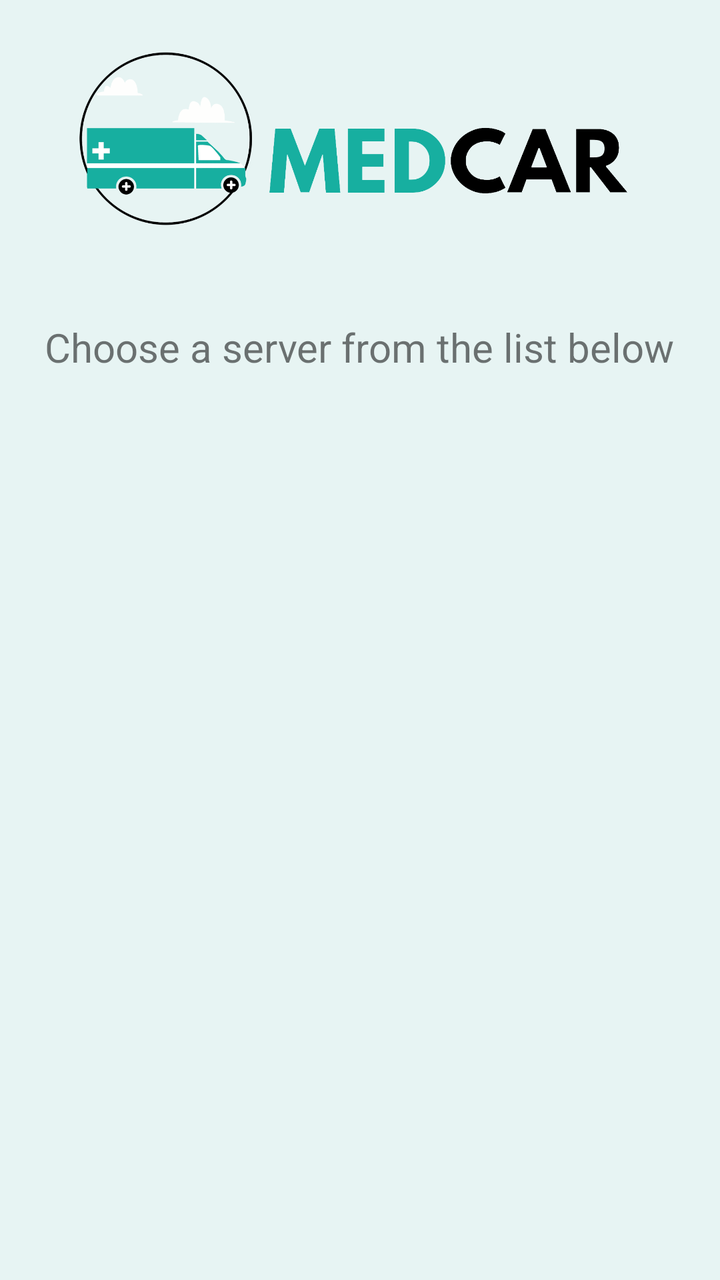
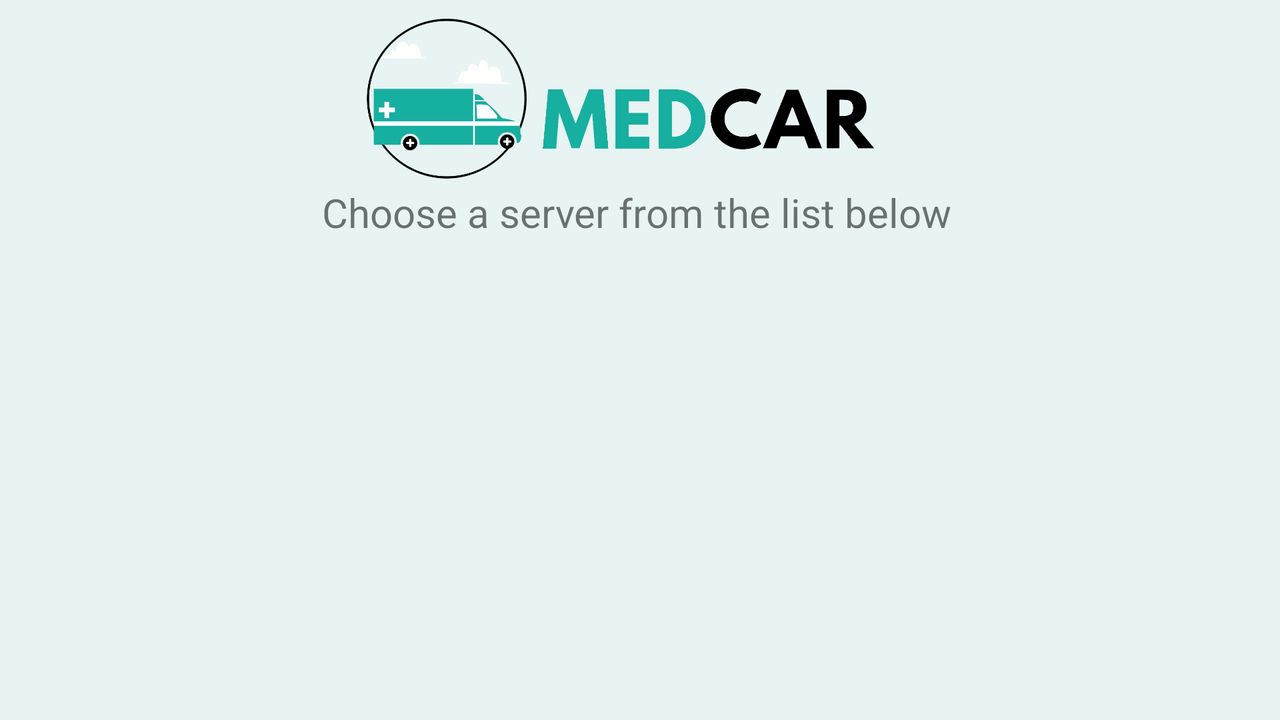

An Android layout and its configuration variant, each rendered on a device that would load it. The default file and the variant file are quoted in full after the pictures.
<!-- AndroidManifest.xml: application theme Theme.MedCarApp -->
<!-- res/layout/server_selection.xml -->
<?xml version="1.0" encoding="utf-8"?>
<androidx.constraintlayout.widget.ConstraintLayout xmlns:android="http://schemas.android.com/apk/res/android"
    xmlns:app="http://schemas.android.com/apk/res-auto"
    xmlns:tools="http://schemas.android.com/tools"
    android:layout_width="match_parent"
    android:layout_height="match_parent"
    android:background="@color/offwhite"
    tools:context=".MainActivity">


    <TextView
        android:id="@+id/Introtext"
        android:layout_width="wrap_content"
        android:layout_height="wrap_content"
        android:text="Choose a server from the list below"
        android:textSize="20dp"
        app:layout_constraintBottom_toBottomOf="parent"
        app:layout_constraintEnd_toEndOf="parent"
        app:layout_constraintHorizontal_bias="0.495"
        app:layout_constraintStart_toStartOf="parent"
        app:layout_constraintTop_toTopOf="parent"
        app:layout_constraintVertical_bias="0.261" />

    <ImageView
        android:id="@+id/logo"
        android:layout_width="298dp"
        android:layout_height="232dp"
        android:src="@drawable/logo7"
        app:layout_constraintBottom_toTopOf="@+id/Introtext"
        app:layout_constraintEnd_toEndOf="parent"
        app:layout_constraintHorizontal_bias="0.497"
        app:layout_constraintStart_toStartOf="parent"
        app:layout_constraintTop_toTopOf="parent" />

    <androidx.recyclerview.widget.RecyclerView
        android:id="@+id/rvServerSelection"
        android:layout_width="411dp"
        android:layout_height="371dp"
        android:layout_marginStart="30dp"
        android:layout_marginLeft="30dp"
        android:layout_marginTop="20dp"
        android:layout_marginEnd="30dp"
        android:layout_marginRight="30dp"
        app:layout_constraintEnd_toEndOf="parent"
        app:layout_constraintStart_toStartOf="parent"
        app:layout_constraintTop_toBottomOf="@+id/Introtext"
        tools:itemCount="2" />


</androidx.constraintlayout.widget.ConstraintLayout>
<!-- resources referenced by this layout -->
<resources>
  <color name="offwhite">#e7f4f3</color>
  <!-- drawable logo7: png bitmap (drawable, 80638 bytes) -->
  <style name="Theme.MedCarApp" parent="Theme.MaterialComponents.DayNight.DarkActionBar">
          
          <item name="colorPrimary">@color/purple_500</item>
          <item name="colorPrimaryVariant">@color/purple_700</item>
          <item name="colorOnPrimary">@color/white</item>
          
          <item name="colorSecondary">@color/teal_200</item>
          <item name="colorSecondaryVariant">@color/teal_700</item>
          <item name="colorOnSecondary">@color/black</item>
          
          <item name="android:statusBarColor" tools:targetApi="l">?attr/colorPrimaryVariant</item>
          
      </style>
  <color name="purple_500">#FF6200EE</color>
  <color name="purple_700">#FF3700B3</color>
  <color name="white">#FFFFFFFF</color>
  <color name="teal_200">#FF03DAC5</color>
  <color name="teal_700">#FF018786</color>
  <color name="black">#FF000000</color>
</resources>
<!-- res/layout-land/server_selection.xml (the repository's variant of the layout above) -->
<!-- drawn on the phone turned sideways -->
<?xml version="1.0" encoding="utf-8"?>
<androidx.constraintlayout.widget.ConstraintLayout xmlns:android="http://schemas.android.com/apk/res/android"
    xmlns:app="http://schemas.android.com/apk/res-auto"
    xmlns:tools="http://schemas.android.com/tools"
    android:layout_width="match_parent"
    android:layout_height="match_parent"
    android:background="@color/offwhite"
    tools:context=".MainActivity">


    <ImageView
        android:id="@+id/logo"
        android:layout_width="276dp"
        android:layout_height="189dp"
        android:src="@drawable/logo7"
        app:layout_constraintBottom_toTopOf="@+id/Introtext"
        app:layout_constraintEnd_toEndOf="parent"
        app:layout_constraintHorizontal_bias="0.481"
        app:layout_constraintStart_toStartOf="parent"
        app:layout_constraintTop_toTopOf="parent"
        app:layout_constraintVertical_bias="0.367" />

    <TextView
        android:id="@+id/Introtext"
        android:layout_width="wrap_content"
        android:layout_height="wrap_content"
        android:text="@string/chooseServerText"
        android:textSize="20dp"
        app:layout_constraintBottom_toBottomOf="parent"
        app:layout_constraintEnd_toEndOf="parent"
        app:layout_constraintHorizontal_bias="0.495"
        app:layout_constraintStart_toStartOf="parent"
        app:layout_constraintTop_toTopOf="parent"
        app:layout_constraintVertical_bias="0.278" />

    <androidx.recyclerview.widget.RecyclerView
        android:id="@+id/rvServerSelection"
        android:layout_width="411dp"
        android:layout_height="371dp"
        android:layout_marginStart="60dp"
        android:layout_marginLeft="60dp"
        android:layout_marginTop="112dp"
        android:layout_marginEnd="30dp"
        android:layout_marginRight="30dp"
        app:layout_constraintEnd_toEndOf="parent"
        app:layout_constraintStart_toStartOf="parent"
        app:layout_constraintTop_toTopOf="parent"
        tools:itemCount="2" />


</androidx.constraintlayout.widget.ConstraintLayout>
<!-- resources referenced by the variant -->
<!-- as the phone turned sideways resolves them -->
<resources>
  <color name="offwhite">#e7f4f3</color>
  <!-- drawable logo7: png bitmap (drawable, 80638 bytes) -->
  <string name="chooseServerText">Choose a server from the list below</string>
  <style name="Theme.MedCarApp" parent="Theme.MaterialComponents.DayNight.DarkActionBar">
          
          <item name="colorPrimary">@color/purple_500</item>
          <item name="colorPrimaryVariant">@color/purple_700</item>
          <item name="colorOnPrimary">@color/white</item>
          
          <item name="colorSecondary">@color/teal_200</item>
          <item name="colorSecondaryVariant">@color/teal_700</item>
          <item name="colorOnSecondary">@color/black</item>
          
          <item name="android:statusBarColor" tools:targetApi="l">?attr/colorPrimaryVariant</item>
          
      </style>
  <color name="purple_500">#FF6200EE</color>
  <color name="purple_700">#FF3700B3</color>
  <color name="white">#FFFFFFFF</color>
  <color name="teal_200">#FF03DAC5</color>
  <color name="teal_700">#FF018786</color>
  <color name="black">#FF000000</color>
</resources>
